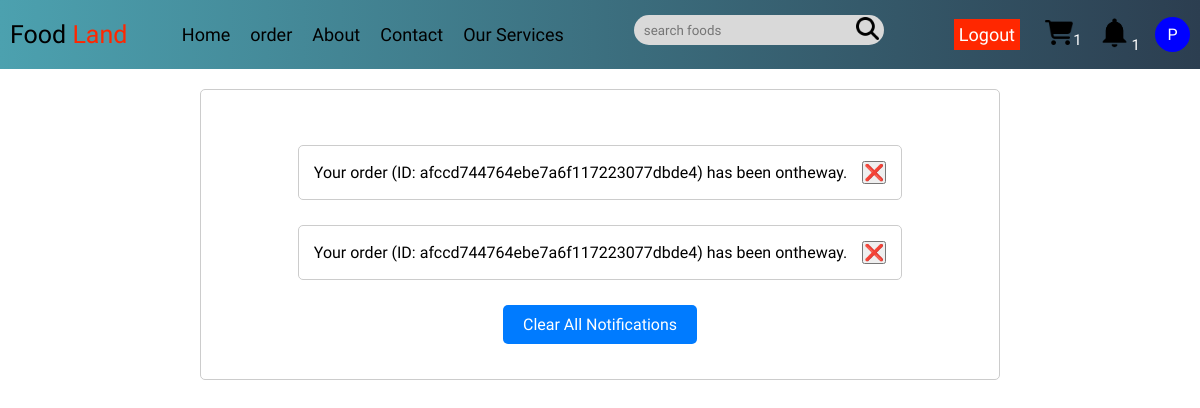
/pages/notification.php (signed in), run on the app's committed database.
### tables this page shows
CREATE TABLE `notifications` (
  `id` varchar(100) NOT NULL DEFAULT uuid(),
  `message` varchar(255) NOT NULL,
  `userId` varchar(100) DEFAULT NULL
);

### pages/notification.php (the view, shortened to what this page needs)
<?php
include('../components/fetchdata.php');
?>
<!DOCTYPE html>
<html lang="en">
<head>
</head>
<body>
    <?php include("../components/navbar.php")?>
    <div class="notification">
    <div style="display:flex;flex-direction:column;align-items:center">
    <div id="notifications-container">
        <?php
        if (isset($userId)) {
            $query = "SELECT * FROM notifications WHERE userId = '$userId'";
            $result = mysqli_query($conn, $query);
            if (mysqli_num_rows($result) > 0) {
                while ($row = mysqli_fetch_assoc($result)) {
                    echo "<div class='notification'>";
                    echo "<div class='notification-text'>" . $row['message'] . "</div>";
                    echo "<form method='post'>";
                    echo "<button type='submit' name='delete_notification' class='delete-btn'>❌</button>";
                    echo "</form>";
                    echo "</div>";
                }
                echo "<form action='' method='POST'>";
                echo "<button id='clear-all-btn' name='clearall' type='submit'>Clear All Notifications</button>";
                echo "</form>";
            } else {
                echo "<p>No notifications found.</p>";
            }
        } else {
            echo "<p>Please log in to view notifications.</p>";
        }
        ?>
    </div>
    </div>
    </div>
</body>

### pages/notification.php (style rules this page uses)
.notification { font-family: Arial, sans-serif; margin: 20px auto; padding: 0; display: flex; justify-content: center; background-color: #f5f5f5; }
#notifications-container { max-width: 1280px; width: 100%; padding: 20px; display: flex; flex-direction: column; align-items: center; }
.notification { width: 100%; max-width: 800px; padding: 15px; margin-bottom: 5px; border: 1px solid #ccc; border-radius: 5px; background-color: #fff; display: flex; align-items: center; }
.notification-text { flex-grow: 1; margin-right: 15px; font-size: 16px; white-space: nowrap; overflow: hidden; text-overflow: ellipsis; }
.delete-btn { cursor: pointer; font-size: 16px; color: #ff0000; }
#clear-all-btn { margin-top: 20px; padding: 10px 20px; border: none; border-radius: 5px; background-color: #007bff; color: #fff; cursor: pointer; font-size: 16px; }

### components/navbar.php (style rules this page uses)
* { margin: 0; padding: 0; box-sizing: border-box; font-family: "Fira Sans", sans-serif; font-weight: 400; font-style: normal; }

### data on the page
notifications: message "Your order (ID: afccd744764ebe7a6f117223077dbde4) has been ontheway."
notifications: message "Your order (ID: afccd744764ebe7a6f117223077dbde4) has been ontheway."

### other printed values
$row "1"
$firstLetter "P"
